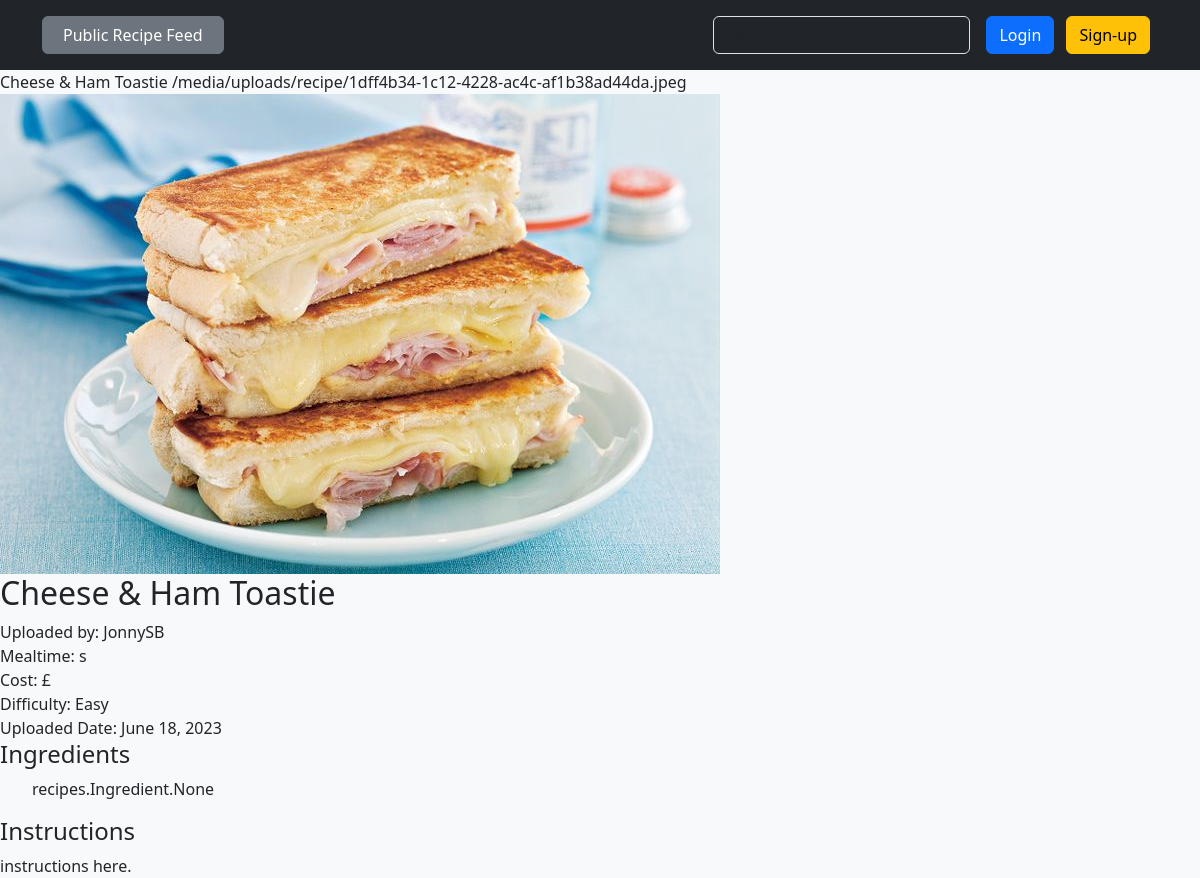
Screenshot of /recipes/recipe_detail/1 with the database file from the repository.
### recipes/models.py (models this page shows, shortened)
class Recipe(models.Model):
    recipe_name = models.CharField(max_length=200)
    recipe_image = models.ImageField(upload_to=recipe_image_file_path)
    MEAL_TIME_CHOICES = [
        ('b', 'Breakfast'),
        ('l', 'Lunch'),
        ('d', 'Dinner'),
        ('s', 'Snack'),
    ]
    meal_time = models.CharField(
        max_length=1, choices=MEAL_TIME_CHOICES, default='b')
    ingredients = models.ManyToManyField('Ingredient')
    COST_CHOICES = [
        ('1', '£'),
        ('2', '££'),
        ('3', '£££'),
        ('4', '££££'),
    ]
    cost = models.CharField(max_length=1, choices=COST_CHOICES, default='1')
    instructions = models.TextField(max_length=800)
    DIFFICULTY_CHOICES = [
        ('e', 'Easy'),
        ('m', 'Medium'),
        ('d', 'Difficult'),
        ('p', 'Pro'),
    ]
    difficulty_level = models.CharField(max_length=1,
                                        choices=DIFFICULTY_CHOICES,
                                        default='e')
    tags = models.ManyToManyField('Tag')
    recipe_author = models.ForeignKey(User, on_delete=models.CASCADE)
    uploaded_date = models.DateField(auto_now_add=True)
    VISIBILITY_CHOICES = [
        ('pu', 'Public'),
        ('pr', 'Private'),
    ]
    visibility = models.CharField(
        max_length=2, choices=VISIBILITY_CHOICES, default='pu')

### recipes/views.py (the view)
class RecipeDetail(DetailView):
    model = Recipe

### recipes/templates/recipes/recipe_detail.html (shortened to what this page needs)
{% extends 'base.html' %}
{% block  content %}
{{recipe.recipe_name}}
{{recipe.recipe_image.url}}
<div class="col-lg-8">
    <article class="post-single">
        <div class="post-thumbnail">
            <img src="{{recipe.recipe_image.url}}" alt="post">
        </div>
      <h2 class="title">{{recipe.recipe_name}}</h2>
      <div class="post-meta">
        <div class="">
            <span>Uploaded by: {{recipe.recipe_author}}</span>
        </div>
        <div class="">
            <span>Mealtime: {{recipe.meal_time}}</span>
        </div>
        <div class="">
            <span>Cost: {{recipe.get_cost_display}}</span>
        </div>
        <div class="">
            <span>Difficulty: {{recipe.get_difficulty_level_display}}</span>
        </div>
        <div class="">
            <span>Uploaded Date: {{recipe.uploaded_date}}</span>
        </div>
      </div>
      <div class="post-content">
        <div class="recipe-ingredients">
            <h4>Ingredients</h4>
            <ul class="ct-list">
                {{recipe.ingredients}}
          </ul>
        </div>
        <div class="recipe-instructions">
          <h4>Instructions</h4>
          {{recipe.instructions}}
        </div>
      </div>
    </article>
{% endblock %}

### rows the page displays
Recipe: recipe_name "Cheese & Ham Toastie", recipe_image "/media/uploads/recipe/1dff4b34-1c12-4228-ac4c-af1b38ad44da.jpeg", recipe_image (picture), recipe_author "JonnySB", meal_time "s", cost "£", difficulty_level "Easy", uploaded_date "June 18, 2023", ingredients "recipes.Ingredient.None", instructions "instructions here."
